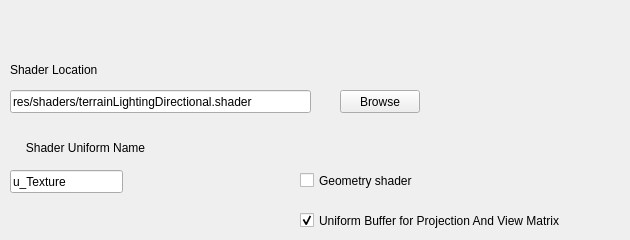
    <widget class="QWidget" name="Shader">
     <attribute name="title">
      <string>Shader</string>
     </attribute>
     <widget class="QLineEdit" name="shaderLocation">
      <property name="geometry">
       <rect>
        <x>10</x>
        <y>90</y>
        <width>301</width>
        <height>23</height>
       </rect>
      </property>
      <property name="text">
       <string>res/shaders/terrainLightingDirectional.shader</string>
      </property>
     </widget>
     <widget class="QPushButton" name="browseShaderLocation">
      <property name="geometry">
       <rect>
        <x>340</x>
        <y>90</y>
        <width>80</width>
        <height>23</height>
       </rect>
      </property>
      <property name="text">
       <string>Browse</string>
      </property>
     </widget>
     <widget class="QLabel" name="shaderLocationLabel">
      <property name="geometry">
       <rect>
        <x>10</x>
        <y>60</y>
        <width>111</width>
        <height>20</height>
       </rect>
      </property>
      <property name="text">
       <string>Shader Location</string>
      </property>
     </widget>
     <widget class="QLineEdit" name="shaderUniformName">
      <property name="geometry">
       <rect>
        <x>10</x>
        <y>170</y>
        <width>113</width>
        <height>23</height>
       </rect>
      </property>
      <property name="text">
       <string>u_Texture</string>
      </property>
     </widget>
     <widget class="QLabel" name="label">
      <property name="geometry">
       <rect>
        <x>10</x>
        <y>140</y>
        <width>151</width>
        <height>16</height>
       </rect>
      </property>
      <property name="text">
       <string>Shader Uniform Name</string>
      </property>
      <property name="alignment">
       <set>Qt::AlignCenter</set>
      </property>
     </widget>
     <widget class="QCheckBox" name="geometryShader">
      <property name="geometry">
       <rect>
        <x>300</x>
        <y>170</y>
        <width>141</width>
        <height>21</height>
       </rect>
      </property>
      <property name="text">
       <string>Geometry shader</string>
      </property>
     </widget>
     <widget class="QCheckBox" name="uniformBufferForProjAndView">
      <property name="geometry">
       <rect>
        <x>300</x>
        <y>210</y>
        <width>321</width>
        <height>21</height>
       </rect>
      </property>
      <property name="text">
       <string>Uniform Buffer for Projection And View Matrix</string>
      </property>
      <property name="checked">
       <bool>true</bool>
      </property>
     </widget>
    </widget>
